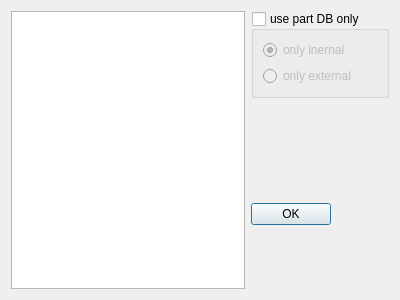
<?xml version="1.0" encoding="UTF-8"?>
<ui version="4.0">
 <class>CompositeResourceWidget</class>
 <widget class="QDialog" name="CompositeResourceWidget">
  <property name="geometry">
   <rect>
    <x>0</x>
    <y>0</y>
    <width>400</width>
    <height>300</height>
   </rect>
  </property>
  <property name="windowTitle">
   <string>config resource DB</string>
  </property>
  <layout class="QHBoxLayout" name="horizontalLayout">
   <item>
    <layout class="QVBoxLayout" name="verticalLayout_3">
     <item>
      <widget class="QPlainTextEdit" name="plainTextEdit_waiZhi"/>
     </item>
    </layout>
   </item>
   <item>
    <layout class="QVBoxLayout" name="verticalLayout">
     <item>
      <widget class="QGroupBox" name="groupBox">
       <property name="title">
        <string>use part DB only</string>
       </property>
       <property name="checkable">
        <bool>true</bool>
       </property>
       <property name="checked">
        <bool>false</bool>
       </property>
       <layout class="QVBoxLayout" name="verticalLayout_2">
        <item>
         <widget class="QRadioButton" name="radioButton_neiZhi">
          <property name="text">
           <string>only inernal</string>
          </property>
          <property name="checked">
           <bool>true</bool>
          </property>
         </widget>
        </item>
        <item>
         <widget class="QRadioButton" name="radioButton_waiZhi">
          <property name="text">
           <string>only external</string>
          </property>
         </widget>
        </item>
       </layout>
      </widget>
     </item>
     <item>
      <widget class="QLabel" name="label">
       <property name="text">
        <string>&lt;html&gt;&lt;head/&gt;&lt;body&gt;&lt;p&gt;&lt;br/&gt;&lt;/p&gt;&lt;/body&gt;&lt;/html&gt;</string>
       </property>
       <property name="wordWrap">
        <bool>true</bool>
       </property>
      </widget>
     </item>
     <item>
      <widget class="QDialogButtonBox" name="buttonBox_ok">
       <property name="orientation">
        <enum>Qt::Vertical</enum>
       </property>
       <property name="standardButtons">
        <set>QDialogButtonBox::Ok</set>
       </property>
       <property name="centerButtons">
        <bool>true</bool>
       </property>
      </widget>
     </item>
    </layout>
   </item>
  </layout>
 </widget>
 <resources/>
 <connections>
  <connection>
   <sender>buttonBox_ok</sender>
   <signal>accepted()</signal>
   <receiver>CompositeResourceWidget</receiver>
   <slot>accept()</slot>
   <hints>
    <hint type="sourcelabel">
     <x>248</x>
     <y>254</y>
    </hint>
    <hint type="destinationlabel">
     <x>157</x>
     <y>274</y>
    </hint>
   </hints>
  </connection>
  <connection>
   <sender>buttonBox_ok</sender>
   <signal>rejected()</signal>
   <receiver>CompositeResourceWidget</receiver>
   <slot>reject()</slot>
   <hints>
    <hint type="sourcelabel">
     <x>316</x>
     <y>260</y>
    </hint>
    <hint type="destinationlabel">
     <x>286</x>
     <y>274</y>
    </hint>
   </hints>
  </connection>
 </connections>
</ui>
